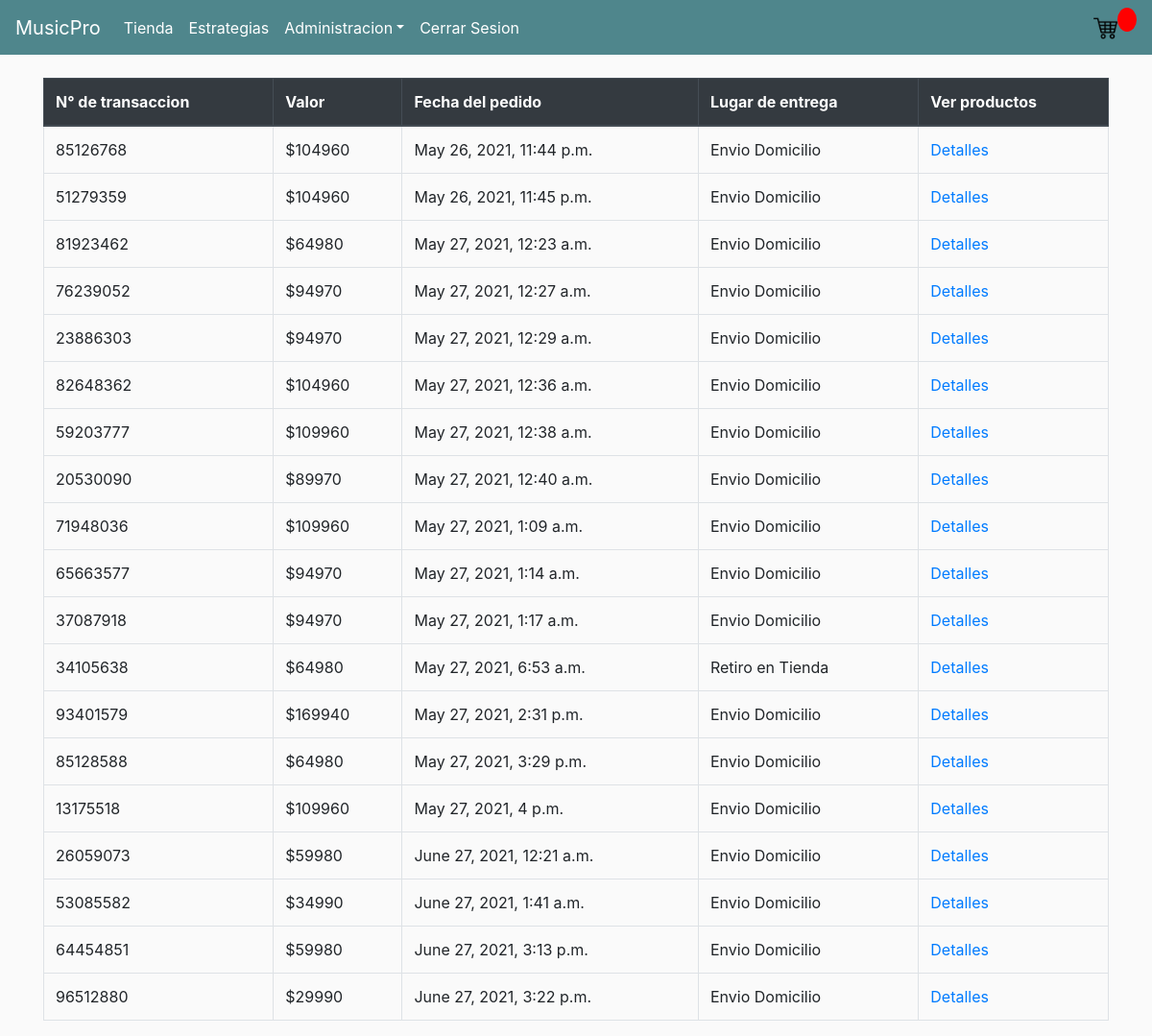
Screenshot of /pedidos/ (signed in) with the database file from the repository.
### TiendaMPRO/models.py (models this page shows, shortened)
class OrdenDeCompra(models.Model):
    customer = models.ForeignKey(Usuario, on_delete=models.SET_NULL, blank=True, null=True)
    date_orderd= models.DateTimeField(auto_now_add=True)
    complete = models.BooleanField(default=False, null=True, blank=False)
    retiroTienda = models.BooleanField(default=False, null=True, blank=False)
    transaction_id=  models.CharField(max_length=200, null=True)
    pagado = models.BooleanField(default=False, null=True, blank=False)
    transferencia = models.BooleanField(default=False, null=True, blank=False)
    @property
    def get_total_descuento(self):
        orderitems = self.productopedido_set.all()
        if (sum ([item.cantidad for item in orderitems])>=4):
            total = sum([item.get_total for item in orderitems])-20000
        else:
            total = sum([item.get_total for item in orderitems])
        return total

class ProductoPedido(models.Model):
    producto = models.ForeignKey(Producto, on_delete=models.SET_NULL, blank=True, null=True)
    orden = models.ForeignKey(OrdenDeCompra, on_delete=models.SET_NULL, blank=True, null=True)
    cantidad = models.IntegerField(default=0, null=True, blank=True)
    fecha_pedido = models.DateTimeField(auto_now_add=True)
    @property
    def get_total(self):
        total = self.producto.precio * self.cantidad
        return total

class Producto(models.Model):
    nom_prod = models.CharField(validators=[MinLengthValidator(3)], max_length=40,verbose_name="Nombre de Producto")
    tipo_prod = models.ForeignKey(TipoProducto, on_delete=models.CASCADE)
    descripcion = models.TextField(max_length=1500,null=True,blank=True)
    precio = models.FloatField(default=0.0)
    imagen = models.ImageField(upload_to="images/producto",null=True,blank=True)

### TiendaMPRO/views.py (the view)
# urls.py: path('pedidos/', views.Pedido, name='pedidos'),
def Pedido(request):
    order = OrdenDeCompra.objects.all()
    context={'order' : order}
    return render(request, 'TiendaMPRO/Pedidos.html',context)

### TiendaMPRO/models.py (called while the page is built)
    def __str__(self):
        return f'{self.nombre}'

    @property
    def is_staff(self):
        return self.usuario_admin

### TiendaMPRO/templates/TiendaMPRO/Pedidos.html
{% extends 'TiendaMPRO/main.html' %}
{% load static %}
{% block content %}
<br>
<table class="table table-bordered">
    <thead class="thead-dark">
      <tr>
        <th scope="col">N° de transaccion</th>
        <th scope="col">Valor</th>
        <th scope="col">Fecha del pedido</th>
        <th scope="col">Lugar de entrega</th>
        <th scope="col">Ver productos</th>
      </tr>
    </thead>
    <tbody>
        {% for ped in order %}
          {% if ped.complete == True %}
            <tr>
              <td data-label="N° de transaccion">{{ped.transaction_id}}</td>
              <td data-label="Valor">${{ped.get_total_descuento|floatformat:0}}</td>
              <td data-label="Fecha del pedido">{{ped.date_orderd}}</td>
              {% if ped.retiroTienda == True %}
                <td data-label="Lugar de entrega">Retiro en Tienda</td>
              {% elif ped.retiroTienda == False %}
                <td data-label="Lugar de entrega">Envio Domicilio</td>
              {% endif %}
              <td data-label="Fecha del pedido"><a class="" href="{% url 'detallePedido' ped.id %}">Detalles</a></td>
            </tr>
          {% endif %}
        {% endfor %}
  </table>
{% endblock %}

### TiendaMPRO/static/css/main.css (style rules this page uses)
body { background-color: hsl(0, 0%, 98%); }

### rows the page displays
OrdenDeCompra: transaction_id "85126768", get_total_descuento "104960", date_orderd "May 26, 2021, 11:44 p.m.", retiroTienda "Envio Domicilio"
OrdenDeCompra: transaction_id "51279359", get_total_descuento "104960", date_orderd "May 26, 2021, 11:45 p.m.", retiroTienda "Envio Domicilio"
OrdenDeCompra: transaction_id "81923462", get_total_descuento "64980", date_orderd "May 27, 2021, 12:23 a.m.", retiroTienda "Envio Domicilio"
OrdenDeCompra: transaction_id "76239052", get_total_descuento "94970", date_orderd "May 27, 2021, 12:27 a.m.", retiroTienda "Envio Domicilio"
OrdenDeCompra: transaction_id "23886303", get_total_descuento "94970", date_orderd "May 27, 2021, 12:29 a.m.", retiroTienda "Envio Domicilio"
OrdenDeCompra: transaction_id "82648362", get_total_descuento "104960", date_orderd "May 27, 2021, 12:36 a.m.", retiroTienda "Envio Domicilio"
OrdenDeCompra: transaction_id "59203777", get_total_descuento "109960", date_orderd "May 27, 2021, 12:38 a.m.", retiroTienda "Envio Domicilio"
OrdenDeCompra: transaction_id "20530090", get_total_descuento "89970", date_orderd "May 27, 2021, 12:40 a.m.", retiroTienda "Envio Domicilio"
OrdenDeCompra: transaction_id "71948036", get_total_descuento "109960", date_orderd "May 27, 2021, 1:09 a.m.", retiroTienda "Envio Domicilio"
OrdenDeCompra: transaction_id "65663577", get_total_descuento "94970", date_orderd "May 27, 2021, 1:14 a.m.", retiroTienda "Envio Domicilio"
OrdenDeCompra: transaction_id "37087918", get_total_descuento "94970", date_orderd "May 27, 2021, 1:17 a.m.", retiroTienda "Envio Domicilio"
OrdenDeCompra: transaction_id "34105638", get_total_descuento "64980", date_orderd "May 27, 2021, 6:53 a.m.", retiroTienda "Retiro en Tienda"
OrdenDeCompra: transaction_id "93401579", get_total_descuento "169940", date_orderd "May 27, 2021, 2:31 p.m.", retiroTienda "Envio Domicilio"
OrdenDeCompra: transaction_id "85128588", get_total_descuento "64980", date_orderd "May 27, 2021, 3:29 p.m.", retiroTienda "Envio Domicilio"
OrdenDeCompra: transaction_id "13175518", get_total_descuento "109960", date_orderd "May 27, 2021, 4 p.m.", retiroTienda "Envio Domicilio"
OrdenDeCompra: transaction_id "26059073", get_total_descuento "59980", date_orderd "June 27, 2021, 12:21 a.m.", retiroTienda "Envio Domicilio"
OrdenDeCompra: transaction_id "53085582", get_total_descuento "34990", date_orderd "June 27, 2021, 1:41 a.m.", retiroTienda "Envio Domicilio"
OrdenDeCompra: transaction_id "64454851", get_total_descuento "59980", date_orderd "June 27, 2021, 3:13 p.m.", retiroTienda "Envio Domicilio"
OrdenDeCompra: transaction_id "96512880", get_total_descuento "29990", date_orderd "June 27, 2021, 3:22 p.m.", retiroTienda "Envio Domicilio"
